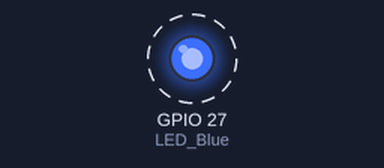
Simulated run of this sketch. Board: ESP32-C6. Shown: output pins drawn as LEDs (lit = HIGH). Dashed ring = blinking. What the sketch prints to the serial monitor is not drawn.

Above: at 0.7 s.
Timing chart, 0 to 4.9 s (numbered marks = the images above):
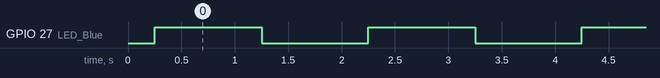

The sketch:

LED_Blue_Test.ino
```cpp
/*
  Dave Williams, DitroniX 2019-2026 (ditronix.net)
  WREN | ESP32-C5 Recliner Linear Motor Controller | IoT Home Automation

  Example Code, to demonstrate and test the WREN C5

  Remember!
  - Set the BOARD to Use ESP32C5 Dev Module (or similar).
  - You can also set the BAUD rate up to 921600 to speed up flashing.
  - The SDK does NOT need external power to flash.  It will take Power from the USB 5V.
  - The Serial Monitor is configured for BAUD 115200

  The purpose of this test code is to cycle through the various main functions of the board as part of bring up testing.

  This test code is OPEN SOURCE and formatted for easier viewing.  Although is is not intended for real world use, it may be freely used, or modified as needed.
  It is distributed on an "AS IS" BASIS, WITHOUT WARRANTIES OR CONDITIONS OF ANY KIND, either express or implied.

  For board configuration, see:

  * github.com/DitroniX/WREN-Recliner-Linear-Motor-Controller-IoT-Home-Automation/wiki/Arduino-IDE
  * github.com/DitroniX/WREN-Recliner-Linear-Motor-Controller-IoT-Home-Automation/wiki/PlatformIO-ESP32%E2%80%90C5
  * github.com/DitroniX/WREN-Recliner-Linear-Motor-Controller-IoT-Home-Automation/wiki/Home-Assistant-and-ESPHome
  * github.com/DitroniX/Home-Assistant-Dev

  Further information, details and examples can be found on our website or github.com/DitroniX

  * ditronix.net
  * github.com/DitroniX
  * github.com/DitroniX/WREN-Recliner-Linear-Motor-Controller-IoT-Home-Automation
  * github.com/DitroniX/WREN-Recliner-Linear-Motor-Controller-IoT-Home-Automation/wiki
  * github.com/DitroniX/WREN-Recliner-Linear-Motor-Controller-IoT-Home-Automation/wiki/FAQ
  * hackster.io/DitroniX/
  * hackster.io/DitroniX/wren-esp32-c5-recliner-linear-motor-controller-iot-rs485-e2b397
*/

// Libraries

// **************** USER VARIABLES / DEFINES / STATIC / STRUCTURES / CONSTANTS ****************

// **************** OUTPUTS ****************
#define LED_Blue 27  // Blue LED

// **************** FUNCTIONS AND ROUTINES ****************

// **************** SETUP ****************
void setup() {
  // Stabalise
  delay(250);

  // Initialise UART
  Serial.begin(115200);
  while (!Serial)
    ;  // Wait for serial port to connect
  Serial.println("");

  // Initialise OPTO Output
  pinMode(LED_Blue, OUTPUT);

  Serial.println("WREN Bring Up and Test Example Code");
  Serial.println("Flashing Blue LED");
}

// **************** LOOP ****************
void loop() {

  // Cycle RED LED
  digitalWrite(LED_Blue, HIGH);
  delay(1000);
  digitalWrite(LED_Blue, LOW);
  delay(1000);
}
//
```

Measured:
- by itself, GPIO 27 (LED_Blue): alternates HIGH for 1.0 s and LOW for 1.0 s
